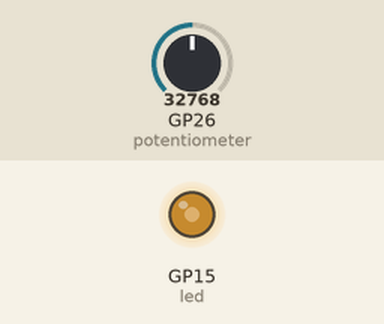
Recording of a program running on a simulated Raspberry Pi Pico running MicroPython. Parts: output pins drawn as LEDs (lit = HIGH). Inputs (shaded band) come from the test bench; at power-on: GP26 (potentiometer) = 32768 (analog values on the 0–65535 scale).

Above: at 1.2 s.
1.3 s: GP26 (potentiometer) set to 45874
At 1.9 s:
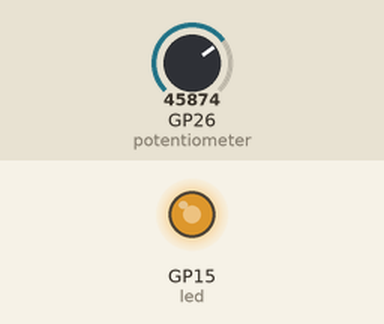
2.8 s: GP26 (potentiometer) set to 57670
At 3.1 s:
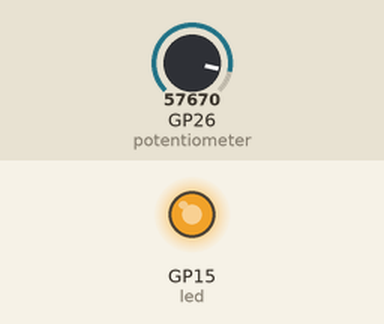
4.3 s: GP26 (potentiometer) set to 7864
At 5.4 s:
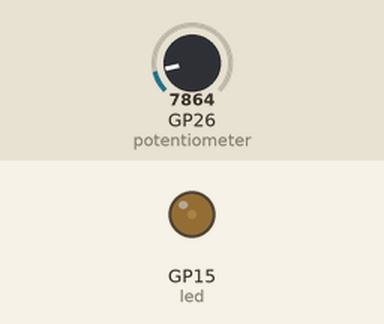
5.8 s: GP26 (potentiometer) set to 0
At 6.6 s:
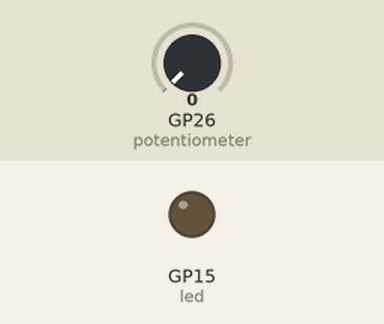
Timing chart, 0 to 8.3 s (numbered marks = the images above; inputs shaded):
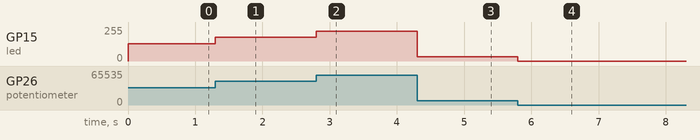

Measured:
- after the input at 1.3 s, GP15 (led): 128/255 → 178/255 at once
- after the input at 2.8 s, GP15 (led): 178/255 → 224/255 at once
- after the input at 4.3 s, GP15 (led): 224/255 → 31/255 at once
- after the input at 5.8 s, GP15 (led): 31/255 → 0/255 at once

The program:

pwm.py
```python
# Pulse-width modulation

import machine
import utime

potentiometer = machine.ADC(26)
led = machine.PWM(machine.Pin(15))

# freq = 1000 hertz, 1 thousand cycles / sec.
led.freq(1000)


def brightness_control():
    """ Duty cycle from PWM. """
    led.duty_u16(potentiometer.read_u16())


while True:
    brightness_control()
```
